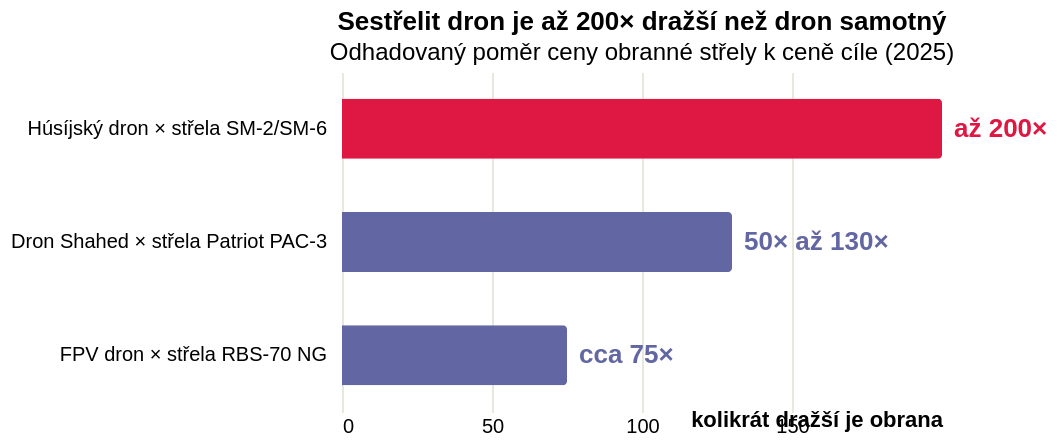

The Vega-Lite source for this figure:
### Vega-Lite specification from a JSON file in a GitHub repository (floating-point values rounded to 4 significant figures)
{"_source": "CSIS Epic Fury; Reuters k PAC-3 MSE kontraktu 2025; War on the Rocks k nákladům střel; Pozn.: Poměry jsou orientační intervaly, ceny střel a dronů nejsou vždy zcela metodicky srovnatelné.", "$schema": "https://vega.github.io/schema/vega-lite/v5.json", "description": "Poměr ceny obranné střely k ceně sestřelovaného dronu", "title": {"text": "Sestřelit dron je až 200× dražší než dron samotný", "subtitle": "Odhadovaný poměr ceny obranné střely k ceně cíle (2025)"}, "height": 170, "data": {"values": [{"duel": "Húsíjský dron × střela SM-2/SM-6", "ratio": 200, "label": "až 200×", "poradi": 1, "zvyraznit": "ano"}, {"duel": "Dron Shahed × střela Patriot PAC-3", "ratio": 130, "label": "50× až 130×", "poradi": 2, "zvyraznit": "ne"}, {"duel": "FPV dron × střela RBS-70 NG", "ratio": 75, "label": "cca 75×", "poradi": 3, "zvyraznit": "ne"}]}, "layer": [{"mark": {"type": "bar", "cornerRadiusEnd": 2, "height": 30}, "encoding": {"y": {"field": "duel", "type": "nominal", "sort": ["Húsíjský dron × střela SM-2/SM-6", "Dron Shahed × střela Patriot PAC-3", "FPV dron × střela RBS-70 NG"], "title": null, "axis": {"domain": false, "ticks": false, "labelPadding": 8, "labelLimit": 300}}, "x": {"field": "ratio", "type": "quantitative", "title": "kolikrát dražší je obrana", "axis": {"grid": true, "gridColor": "#e8e8dc", "domain": false, "ticks": false, "values": [0, 50, 100, 150], "titleAngle": 0, "titleAnchor": "end", "titleAlign": "right", "titlePadding": -14, "titleFontWeight": "bold"}}, "color": {"field": "zvyraznit", "type": "nominal", "legend": null, "scale": {"domain": ["ano", "ne"], "range": ["#de1743", "#6267a3"]}}, "tooltip": [{"field": "duel", "title": "Souboj"}, {"field": "label", "title": "Poměr cen"}]}}, {"mark": {"type": "text", "align": "left", "dx": 6, "fontWeight": "bold", "fontSize": 13}, "encoding": {"y": {"field": "duel", "type": "nominal", "sort": ["Húsíjský dron × střela SM-2/SM-6", "Dron Shahed × střela Patriot PAC-3", "FPV dron × střela RBS-70 NG"]}, "x": {"field": "ratio", "type": "quantitative"}, "text": {"field": "label"}, "color": {"field": "zvyraznit", "type": "nominal", "legend": null, "scale": {"domain": ["ano", "ne"], "range": ["#de1743", "#6267a3"]}}}}], "config": {"view": {"stroke": "transparent"}}}
